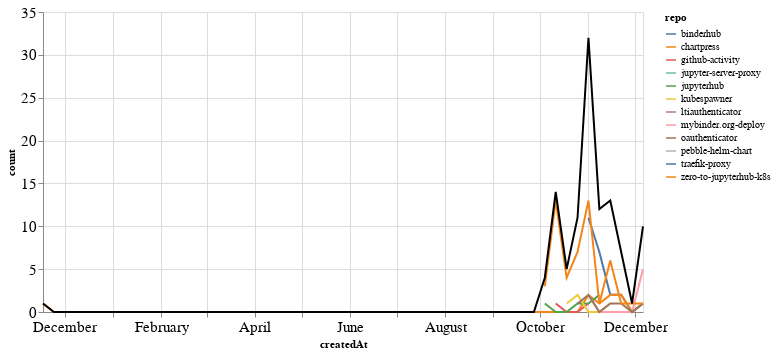

Notebook source saved alongside this figure:
### Markdown cell above
### PRs

### Code cell
prs_time = prs.groupby('repo').resample('W', on='createdAt').count()['author'].reset_index()
prs_time = prs_time.rename(columns={'author': 'count'})
prs_time_total = prs_time.groupby('createdAt').agg({"count": "sum"}).reset_index()

ch1 = alt.Chart(prs_time, width=600).mark_line().encode(
    x='createdAt',
    y='count',
    color='repo',
    tooltip="repo"
)

ch2 = alt.Chart(prs_time_total, width=600).mark_line(color="black").encode(
    x='createdAt',
    y='count',
)

ch1 + ch2

### Figure 1 — Vega-Lite specification as saved in the notebook (floating-point values rounded to 4 significant figures)
{"config": {"axisLeft": {"labelFontSize": 15}, "axisBottom": {"labelFontSize": 15}}, "layer": [{"data": {"name": "data-eeea00de6451ed2a55121b8bfa47b005"}, "mark": "line", "encoding": {"color": {"type": "nominal", "field": "repo"}, "tooltip": {"type": "nominal", "field": "repo"}, "x": {"type": "temporal", "field": "createdAt"}, "y": {"type": "quantitative", "field": "count"}}, "width": 600}, {"data": {"name": "data-4f9b809219fb41fbe5ca6d0e4e3aae40"}, "mark": {"type": "line", "color": "black"}, "encoding": {"x": {"type": "temporal", "field": "createdAt"}, "y": {"type": "quantitative", "field": "count"}}, "width": 600}], "$schema": "https://vega.github.io/schema/vega-lite/v4.8.1.json", "datasets": {"data-eeea00de6451ed2a55121b8bfa47b005": [{"repo": "binderhub", "createdAt": "2020-11-01T00:00:00", "count": 11}, {"repo": "binderhub", "createdAt": "2020-11-08T00:00:00", "count": 7}, {"repo": "binderhub", "createdAt": "2020-11-15T00:00:00", "count": 2}, {"repo": "binderhub", "createdAt": "2020-11-22T00:00:00", "count": 2}, {"repo": "binderhub", "createdAt": "2020-11-29T00:00:00", "count": 0}, {"repo": "binderhub", "createdAt": "2020-12-06T00:00:00", "count": 1}, {"repo": "chartpress", "createdAt": "2019-11-17T00:00:00", "count": 1}, {"repo": "chartpress", "createdAt": "2019-11-24T00:00:00", "count": 0}, {"repo": "chartpress", "createdAt": "2019-12-01T00:00:00", "count": 0}, {"repo": "chartpress", "createdAt": "2019-12-08T00:00:00", "count": 0}, {"repo": "chartpress", "createdAt": "2019-12-15T00:00:00", "count": 0}, {"repo": "chartpress", "createdAt": "2019-12-22T00:00:00", "count": 0}, {"repo": "chartpress", "createdAt": "2019-12-29T00:00:00", "count": 0}, {"repo": "chartpress", "createdAt": "2020-01-05T00:00:00", "count": 0}, {"repo": "chartpress", "createdAt": "2020-01-12T00:00:00", "count": 0}, {"repo": "chartpress", "createdAt": "2020-01-19T00:00:00", "count": 0}, {"repo": "chartpress", "createdAt": "2020-01-26T00:00:00", "count": 0}, {"repo": "chartpress", "createdAt": "2020-02-02T00:00:00", "count": 0}, {"repo": "chartpress", "createdAt": "2020-02-09T00:00:00", "count": 0}, {"repo": "chartpress", "createdAt": "2020-02-16T00:00:00", "count": 0}, {"repo": "chartpress", "createdAt": "2020-02-23T00:00:00", "count": 0}, {"repo": "chartpress", "createdAt": "2020-03-01T00:00:00", "count": 0}, {"repo": "chartpress", "createdAt": "2020-03-08T00:00:00", "count": 0}, {"repo": "chartpress", "createdAt": "2020-03-15T00:00:00", "count": 0}, {"repo": "chartpress", "createdAt": "2020-03-22T00:00:00", "count": 0}, {"repo": "chartpress", "createdAt": "2020-03-29T00:00:00", "count": 0}, {"repo": "chartpress", "createdAt": "2020-04-05T00:00:00", "count": 0}, {"repo": "chartpress", "createdAt": "2020-04-12T00:00:00", "count": 0}, {"repo": "chartpress", "createdAt": "2020-04-19T00:00:00", "count": 0}, {"repo": "chartpress", "createdAt": "2020-04-26T00:00:00", "count": 0}, {"repo": "chartpress", "createdAt": "2020-05-03T00:00:00", "count": 0}, {"repo": "chartpress", "createdAt": "2020-05-10T00:00:00", "count": 0}, {"repo": "chartpress", "createdAt": "2020-05-17T00:00:00", "count": 0}, {"repo": "chartpress", "createdAt": "2020-05-24T00:00:00", "count": 0}, {"repo": "chartpress", "createdAt": "2020-05-31T00:00:00", "count": 0}, {"repo": "chartpress", "createdAt": "2020-06-07T00:00:00", "count": 0}, {"repo": "chartpress", "createdAt": "2020-06-14T00:00:00", "count": 0}, {"repo": "chartpress", "createdAt": "2020-06-21T00:00:00", "count": 0}, {"repo": "chartpress", "createdAt": "2020-06-28T00:00:00", "count": 0}, {"repo": "chartpress", "createdAt": "2020-07-05T00:00:00", "count": 0}, {"repo": "chartpress", "createdAt": "2020-07-12T00:00:00", "count": 0}, {"repo": "chartpress", "createdAt": "2020-07-19T00:00:00", "count": 0}, {"repo": "chartpress", "createdAt": "2020-07-26T00:00:00", "count": 0}, {"repo": "chartpress", "createdAt": "2020-08-02T00:00:00", "count": 0}, {"repo": "chartpress", "createdAt": "2020-08-09T00:00:00", "count": 0}, {"repo": "chartpress", "createdAt": "2020-08-16T00:00:00", "count": 0}, {"repo": "chartpress", "createdAt": "2020-08-23T00:00:00", "count": 0}, {"repo": "chartpress", "createdAt": "2020-08-30T00:00:00", "count": 0}, {"repo": "chartpress", "createdAt": "2020-09-06T00:00:00", "count": 0}, {"repo": "chartpress", "createdAt": "2020-09-13T00:00:00", "count": 0}, {"repo": "chartpress", "createdAt": "2020-09-20T00:00:00", "count": 0}, {"repo": "chartpress", "createdAt": "2020-09-27T00:00:00", "count": 0}, {"repo": "chartpress", "createdAt": "2020-10-04T00:00:00", "count": 0}, {"repo": "chartpress", "createdAt": "2020-10-11T00:00:00", "count": 0}, {"repo": "chartpress", "createdAt": "2020-10-18T00:00:00", "count": 0}, {"repo": "chartpress", "createdAt": "2020-10-25T00:00:00", "count": 0}, {"repo": "chartpress", "createdAt": "2020-11-01T00:00:00", "count": 2}, {"repo": "chartpress", "createdAt": "2020-11-08T00:00:00", "count": 1}, {"repo": "chartpress", "createdAt": "2020-11-15T00:00:00", "count": 2}, {"repo": "chartpress", "createdAt": "2020-11-22T00:00:00", "count": 2}, {"repo": "chartpress", "createdAt": "2020-11-29T00:00:00", "count": 0}, {"repo": "chartpress", "createdAt": "2020-12-06T00:00:00", "count": 1}, {"repo": "github-activity", "createdAt": "2020-10-11T00:00:00", "count": 1}, {"repo": "github-activity", "createdAt": "2020-10-18T00:00:00", "count": 0}, {"repo": "github-activity", "createdAt": "2020-10-25T00:00:00", "count": 0}, {"repo": "github-activity", "createdAt": "2020-11-01T00:00:00", "count": 1}, {"repo": "jupyter-server-proxy", "createdAt": "2020-11-22T00:00:00", "count": 1}, {"repo": "jupyterhub", "createdAt": "2020-10-04T00:00:00", "count": 1}, {"repo": "jupyterhub", "createdAt": "2020-10-11T00:00:00", "count": 0}, {"repo": "jupyterhub", "createdAt": "2020-10-18T00:00:00", "count": 0}, {"repo": "jupyterhub", "createdAt": "2020-10-25T00:00:00", "count": 1}, {"repo": "jupyterhub", "createdAt": "2020-11-01T00:00:00", "count": 1}, {"repo": "jupyterhub", "createdAt": "2020-11-08T00:00:00", "count": 2}, {"repo": "kubespawner", "createdAt": "2020-10-18T00:00:00", "count": 1}, {"repo": "kubespawner", "createdAt": "2020-10-25T00:00:00", "count": 2}, {"repo": "kubespawner", "createdAt": "2020-11-01T00:00:00", "count": 0}, {"repo": "kubespawner", "createdAt": "2020-11-08T00:00:00", "count": 0}, {"repo": "kubespawner", "createdAt": "2020-11-15T00:00:00", "count": 1}, {"repo": "ltiauthenticator", "createdAt": "2020-11-15T00:00:00", "count": 1}, {"repo": "mybinder.org-deploy", "createdAt": "2020-11-01T00:00:00", "count": 2}, {"repo": "mybinder.org-deploy", "createdAt": "2020-11-08T00:00:00", "count": 0}, {"repo": "mybinder.org-deploy", "createdAt": "2020-11-15T00:00:00", "count": 0}, {"repo": "mybinder.org-deploy", "createdAt": "2020-11-22T00:00:00", "count": 0}, {"repo": "mybinder.org-deploy", "createdAt": "2020-11-29T00:00:00", "count": 0}, {"repo": "mybinder.org-deploy", "createdAt": "2020-12-06T00:00:00", "count": 5}, {"repo": "oauthenticator", "createdAt": "2020-10-25T00:00:00", "count": 1}, {"repo": "oauthenticator", "createdAt": "2020-11-01T00:00:00", "count": 2}, {"repo": "oauthenticator", "createdAt": "2020-11-08T00:00:00", "count": 0}, {"repo": "oauthenticator", "createdAt": "2020-11-15T00:00:00", "count": 1}, {"repo": "oauthenticator", "createdAt": "2020-11-22T00:00:00", "count": 1}, {"repo": "oauthenticator", "createdAt": "2020-11-29T00:00:00", "count": 0}, {"repo": "oauthenticator", "createdAt": "2020-12-06T00:00:00", "count": 1}, {"repo": "pebble-helm-chart", "createdAt": "2020-11-08T00:00:00", "count": 1}, {"repo": "traefik-proxy", "createdAt": "2020-12-06T00:00:00", "count": 1}, {"repo": "zero-to-jupyterhub-k8s", "createdAt": "2020-10-04T00:00:00", "count": 3}, {"repo": "zero-to-jupyterhub-k8s", "createdAt": "2020-10-11T00:00:00", "count": 13}, {"repo": "zero-to-jupyterhub-k8s", "createdAt": "2020-10-18T00:00:00", "count": 4}, {"repo": "zero-to-jupyterhub-k8s", "createdAt": "2020-10-25T00:00:00", "count": 7}, {"repo": "zero-to-jupyterhub-k8s", "createdAt": "2020-11-01T00:00:00", "count": 13}, {"repo": "zero-to-jupyterhub-k8s", "createdAt": "2020-11-08T00:00:00", "count": 1}, {"repo": "zero-to-jupyterhub-k8s", "createdAt": "2020-11-15T00:00:00", "count": 6}, {"repo": "zero-to-jupyterhub-k8s", "createdAt": "2020-11-22T00:00:00", "count": 1}, {"repo": "zero-to-jupyterhub-k8s", "createdAt": "2020-11-29T00:00:00", "count": 1}, {"repo": "zero-to-jupyterhub-k8s", "createdAt": "2020-12-06T00:00:00", "count": 1}], "data-4f9b809219fb41fbe5ca6d0e4e3aae40": [{"createdAt": "2019-11-17T00:00:00", "count": 1}, {"createdAt": "2019-11-24T00:00:00", "count": 0}, {"createdAt": "2019-12-01T00:00:00", "count": 0}, {"createdAt": "2019-12-08T00:00:00", "count": 0}, {"createdAt": "2019-12-15T00:00:00", "count": 0}, {"createdAt": "2019-12-22T00:00:00", "count": 0}, {"createdAt": "2019-12-29T00:00:00", "count": 0}, {"createdAt": "2020-01-05T00:00:00", "count": 0}, {"createdAt": "2020-01-12T00:00:00", "count": 0}, {"createdAt": "2020-01-19T00:00:00", "count": 0}, {"createdAt": "2020-01-26T00:00:00", "count": 0}, {"createdAt": "2020-02-02T00:00:00", "count": 0}, {"createdAt": "2020-02-09T00:00:00", "count": 0}, {"createdAt": "2020-02-16T00:00:00", "count": 0}, {"createdAt": "2020-02-23T00:00:00", "count": 0}, {"createdAt": "2020-03-01T00:00:00", "count": 0}, {"createdAt": "2020-03-08T00:00:00", "count": 0}, {"createdAt": "2020-03-15T00:00:00", "count": 0}, {"createdAt": "2020-03-22T00:00:00", "count": 0}, {"createdAt": "2020-03-29T00:00:00", "count": 0}, {"createdAt": "2020-04-05T00:00:00", "count": 0}, {"createdAt": "2020-04-12T00:00:00", "count": 0}, {"createdAt": "2020-04-19T00:00:00", "count": 0}, {"createdAt": "2020-04-26T00:00:00", "count": 0}, {"createdAt": "2020-05-03T00:00:00", "count": 0}, {"createdAt": "2020-05-10T00:00:00", "count": 0}, {"createdAt": "2020-05-17T00:00:00", "count": 0}, {"createdAt": "2020-05-24T00:00:00", "count": 0}, {"createdAt": "2020-05-31T00:00:00", "count": 0}, {"createdAt": "2020-06-07T00:00:00", "count": 0}, {"createdAt": "2020-06-14T00:00:00", "count": 0}, {"createdAt": "2020-06-21T00:00:00", "count": 0}, {"createdAt": "2020-06-28T00:00:00", "count": 0}, {"createdAt": "2020-07-05T00:00:00", "count": 0}, {"createdAt": "2020-07-12T00:00:00", "count": 0}, {"createdAt": "2020-07-19T00:00:00", "count": 0}, {"createdAt": "2020-07-26T00:00:00", "count": 0}, {"createdAt": "2020-08-02T00:00:00", "count": 0}, {"createdAt": "2020-08-09T00:00:00", "count": 0}, {"createdAt": "2020-08-16T00:00:00", "count": 0}, {"createdAt": "2020-08-23T00:00:00", "count": 0}, {"createdAt": "2020-08-30T00:00:00", "count": 0}, {"createdAt": "2020-09-06T00:00:00", "count": 0}, {"createdAt": "2020-09-13T00:00:00", "count": 0}, {"createdAt": "2020-09-20T00:00:00", "count": 0}, {"createdAt": "2020-09-27T00:00:00", "count": 0}, {"createdAt": "2020-10-04T00:00:00", "count": 4}, {"createdAt": "2020-10-11T00:00:00", "count": 14}, {"createdAt": "2020-10-18T00:00:00", "count": 5}, {"createdAt": "2020-10-25T00:00:00", "count": 11}, {"createdAt": "2020-11-01T00:00:00", "count": 32}, {"createdAt": "2020-11-08T00:00:00", "count": 12}, {"createdAt": "2020-11-15T00:00:00", "count": 13}, {"createdAt": "2020-11-22T00:00:00", "count": 7}, {"createdAt": "2020-11-29T00:00:00", "count": 1}, {"createdAt": "2020-12-06T00:00:00", "count": 10}]}}
